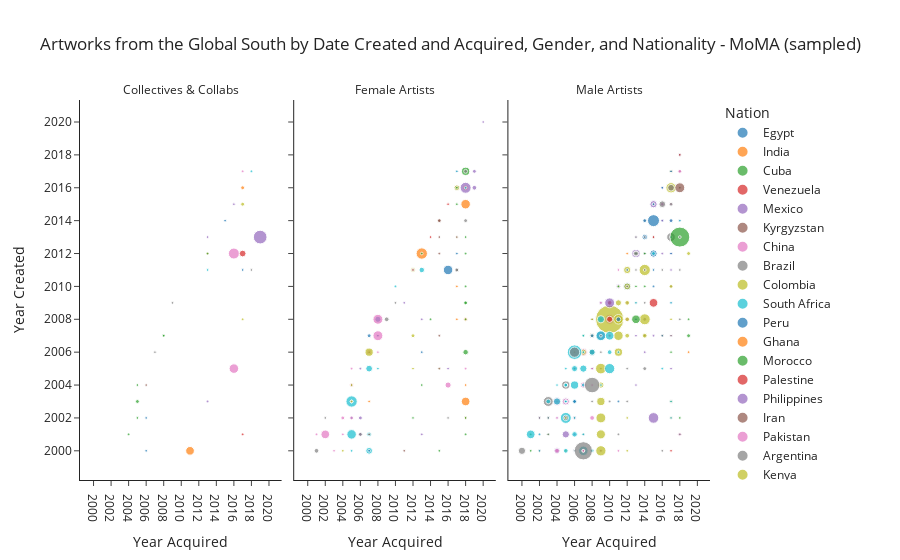

Notebook source saved alongside this figure:
### Code cell
#create bubble chart w/facet

moma_south = moma_rhz_parallel_artworks_counts_df_final.loc[moma_rhz_parallel_artworks_counts_df_final['Divide'] == 'Global South']
moma_south = moma_south.loc[moma_south['Source'] == 'MoMA (sampled)']
moma_south = moma_south.loc[moma_south['Nation'] != 'missing']
moma_south[['Nation', 'Gender']] = moma_south[['Nation', 'Gender']].astype(str)
moma_south = moma_south.replace('M', 'Male Artists')
moma_south = moma_south.replace('F', 'Female Artists')
moma_south = moma_south.replace('Collectives', 'Collectives & Collabs')

fig = px.scatter(moma_south, y='dateCreated', x='dateAcquired', color='Nation', size='size', facet_col='Gender', title= "Artworks from the Global South by Date Created and Acquired, Gender, and Nationality - MoMA (sampled)", labels={"dateCreated": "Year Created", "dateAcquired": "Year Acquired"})
fig.for_each_annotation(lambda a: a.update(text=a.text.split("=")[-1]))
fig.update_yaxes(nticks=20)
fig.update_xaxes(nticks=20)
fig.update_traces(hoverinfo='all')
fig.update_layout(title_x=0.5)
fig.show()
#fig.write_html(path+"Plotly_embeds/scatter_moma_south_artworks.html", include_plotlyjs='directory')
